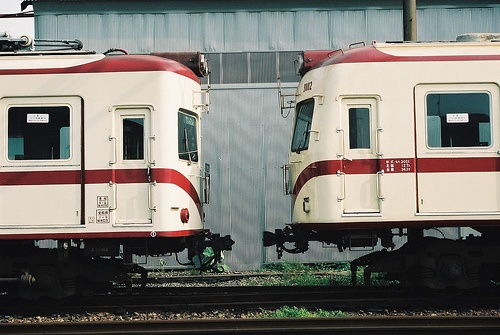
#> input picture JPEGImages/2007_000042.jpg, 500 x 335 px, given in place of KITTI-17-raw.webm, which was not available
$ python video_accuweight.py
#> lines starting #> are read from the running program, lines starting #| are printed output that depends on the picture; pictures that were not available may be replaced by others from this repository, and a replacement may not be noted
import imageio
import cv2
import numpy as np

video_path = 'video/KITTI-17-raw.webm'
cap = cv2.VideoCapture(video_path)

ret, frame = cap.read()
#> frame is the input picture: shape (335, 500, 3); mean B, G, R 114.6, 120.8, 123.8
if not ret:
    print("Can't receive frame (stream end?). Exiting ...")
    exit()

gif = []

background = cv2.cvtColor(frame, cv2.COLOR_BGR2GRAY)
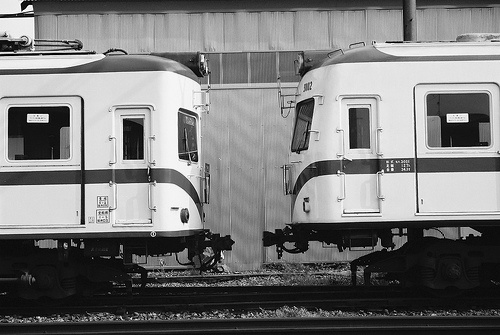
#> background: shape (335, 500); min 0, max 255, mean 121
background = cv2.GaussianBlur(background, (11, 11), 0)
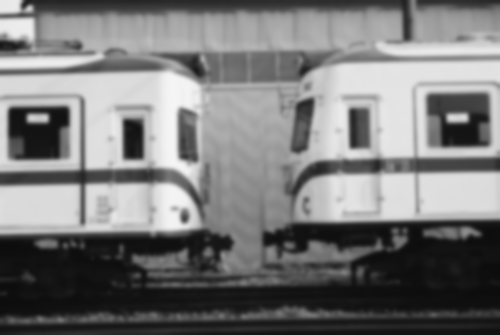
#> background: shape (335, 500); min 13, max 245, mean 121

background = np.float32(background)

while True:
    ret, frame = cap.read()
    if not ret:
        break

    gray = cv2.cvtColor(frame, cv2.COLOR_BGR2GRAY)
    gray = cv2.GaussianBlur(gray, (11, 11), 0)

    cv2.accumulateWeighted(gray, background, 0.01)

cap.release()
cap = cv2.VideoCapture(video_path)

while True:
    ret, frame = cap.read()
    if not ret:
        break

    gray = cv2.cvtColor(frame, cv2.COLOR_BGR2GRAY)
    frameDelta = cv2.absdiff(gray, cv2.convertScaleAbs(background))
    thresh = cv2.threshold(frameDelta, 100, 255, cv2.THRESH_BINARY)[1]

    # Display the current frame, background, and the foreground mask
    cv2.imshow('Frame', frame)
    cv2.imshow('Background', cv2.convertScaleAbs(background))
    cv2.imshow('Foreground Mask', thresh)

    gif.append(thresh)

    if cv2.waitKey(30) & 0xFF == ord('q'):
        break

imageio.mimsave('./images/accuweight.gif', gif)
cv2.imwrite('./images/accuweight_bg.png', background)

cap.release()
cv2.destroyAllWindows()

$ run again, on JPEGImages/2007_000068.jpg
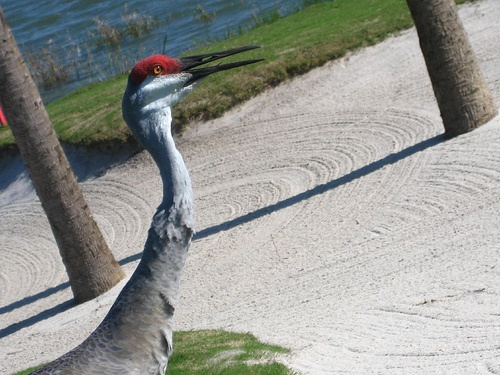
#> input picture JPEGImages/2007_000068.jpg, 500 x 375 px, given in place of KITTI-17-raw.webm, which was not available
#> frame is the input picture: shape (375, 500, 3); mean B, G, R 146.9, 151.9, 149.7
#> `background = cv2.cvtColor(frame, cv2.COLOR_BGR2GRAY)`:
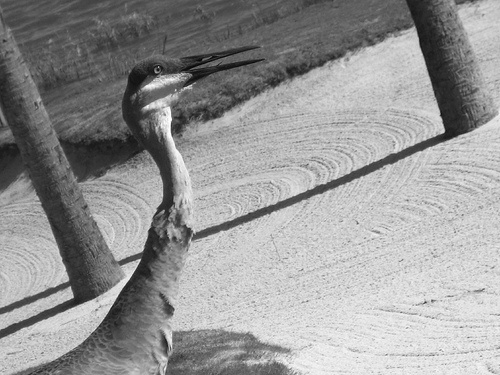
#> background: shape (375, 500); min 1, max 255, mean 150.7
#> `background = cv2.GaussianBlur(background, (11, 11), 0)`:
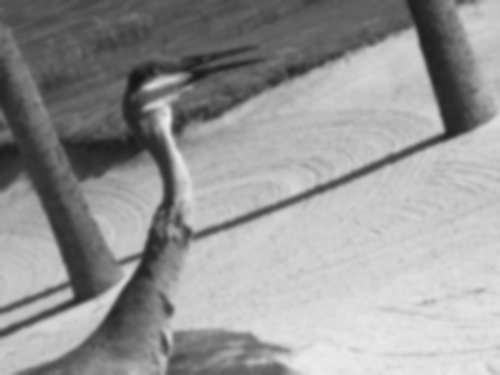
#> background: shape (375, 500); min 22, max 236, mean 150.7

$ run again, on JPEGImages/2007_000121.jpg
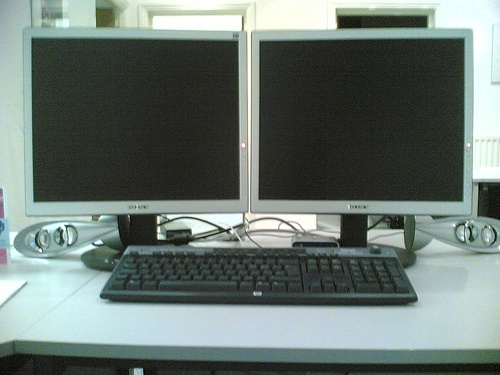
#> input picture JPEGImages/2007_000121.jpg, 500 x 375 px, given in place of KITTI-17-raw.webm, which was not available
#> frame is the input picture: shape (375, 500, 3); mean B, G, R 113.1, 118.5, 106.1
#> `background = cv2.cvtColor(frame, cv2.COLOR_BGR2GRAY)`:
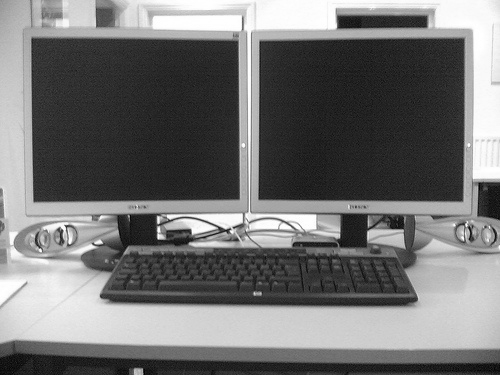
#> background: shape (375, 500); min 1, max 255, mean 114.2
#> `background = cv2.GaussianBlur(background, (11, 11), 0)`:
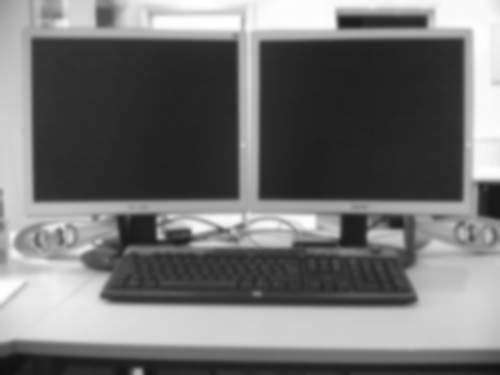
#> background: shape (375, 500); min 17, max 255, mean 114.2
